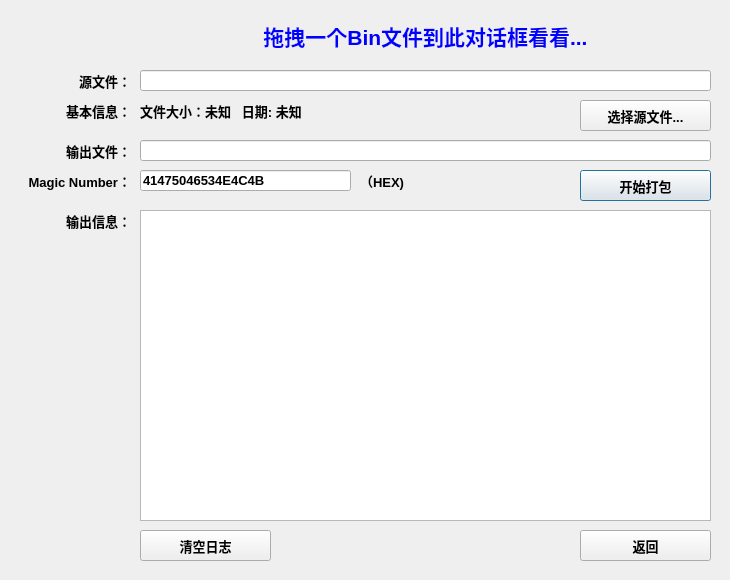
<?xml version="1.0" encoding="UTF-8"?>
<ui version="4.0">
 <class>DialogPackMaker</class>
 <widget class="QDialog" name="DialogPackMaker">
  <property name="geometry">
   <rect>
    <x>0</x>
    <y>0</y>
    <width>730</width>
    <height>580</height>
   </rect>
  </property>
  <property name="font">
   <font>
    <pointsize>10</pointsize>
    <bold>true</bold>
   </font>
  </property>
  <property name="windowTitle">
   <string>Dialog</string>
  </property>
  <widget class="QLabel" name="label">
   <property name="geometry">
    <rect>
     <x>0</x>
     <y>170</y>
     <width>131</width>
     <height>21</height>
    </rect>
   </property>
   <property name="text">
    <string>Magic Number：</string>
   </property>
   <property name="alignment">
    <set>Qt::AlignRight|Qt::AlignTrailing|Qt::AlignVCenter</set>
   </property>
  </widget>
  <widget class="QLineEdit" name="lineEditVersi">
   <property name="geometry">
    <rect>
     <x>140</x>
     <y>170</y>
     <width>211</width>
     <height>21</height>
    </rect>
   </property>
   <property name="text">
    <string>41475046534E4C4B</string>
   </property>
   <property name="readOnly">
    <bool>true</bool>
   </property>
  </widget>
  <widget class="QLabel" name="label_3">
   <property name="geometry">
    <rect>
     <x>50</x>
     <y>70</y>
     <width>81</width>
     <height>21</height>
    </rect>
   </property>
   <property name="text">
    <string>源文件：</string>
   </property>
   <property name="alignment">
    <set>Qt::AlignRight|Qt::AlignTrailing|Qt::AlignVCenter</set>
   </property>
  </widget>
  <widget class="QLabel" name="label_4">
   <property name="geometry">
    <rect>
     <x>50</x>
     <y>140</y>
     <width>81</width>
     <height>21</height>
    </rect>
   </property>
   <property name="text">
    <string>输出文件：</string>
   </property>
   <property name="alignment">
    <set>Qt::AlignRight|Qt::AlignTrailing|Qt::AlignVCenter</set>
   </property>
  </widget>
  <widget class="QLabel" name="label_5">
   <property name="geometry">
    <rect>
     <x>50</x>
     <y>210</y>
     <width>81</width>
     <height>21</height>
    </rect>
   </property>
   <property name="text">
    <string>输出信息：</string>
   </property>
   <property name="alignment">
    <set>Qt::AlignRight|Qt::AlignTrailing|Qt::AlignVCenter</set>
   </property>
  </widget>
  <widget class="QPlainTextEdit" name="plainTextEdit">
   <property name="geometry">
    <rect>
     <x>140</x>
     <y>210</y>
     <width>571</width>
     <height>311</height>
    </rect>
   </property>
  </widget>
  <widget class="QLineEdit" name="lineEditFile1">
   <property name="geometry">
    <rect>
     <x>140</x>
     <y>70</y>
     <width>571</width>
     <height>21</height>
    </rect>
   </property>
  </widget>
  <widget class="QLineEdit" name="lineEditFile2">
   <property name="geometry">
    <rect>
     <x>140</x>
     <y>140</y>
     <width>571</width>
     <height>21</height>
    </rect>
   </property>
  </widget>
  <widget class="QPushButton" name="pushButtonGo">
   <property name="geometry">
    <rect>
     <x>580</x>
     <y>170</y>
     <width>131</width>
     <height>31</height>
    </rect>
   </property>
   <property name="text">
    <string>开始打包</string>
   </property>
  </widget>
  <widget class="QLabel" name="labelSwitch">
   <property name="geometry">
    <rect>
     <x>360</x>
     <y>170</y>
     <width>71</width>
     <height>21</height>
    </rect>
   </property>
   <property name="text">
    <string>（HEX)</string>
   </property>
   <property name="alignment">
    <set>Qt::AlignLeading|Qt::AlignLeft|Qt::AlignVCenter</set>
   </property>
  </widget>
  <widget class="QLabel" name="label_6">
   <property name="geometry">
    <rect>
     <x>50</x>
     <y>100</y>
     <width>81</width>
     <height>21</height>
    </rect>
   </property>
   <property name="text">
    <string>基本信息：</string>
   </property>
   <property name="alignment">
    <set>Qt::AlignRight|Qt::AlignTrailing|Qt::AlignVCenter</set>
   </property>
  </widget>
  <widget class="QLabel" name="labelFileInfo">
   <property name="geometry">
    <rect>
     <x>140</x>
     <y>100</y>
     <width>401</width>
     <height>21</height>
    </rect>
   </property>
   <property name="text">
    <string>文件大小：未知   日期: 未知</string>
   </property>
   <property name="alignment">
    <set>Qt::AlignLeading|Qt::AlignLeft|Qt::AlignVCenter</set>
   </property>
  </widget>
  <widget class="QLabel" name="label_8">
   <property name="geometry">
    <rect>
     <x>140</x>
     <y>20</y>
     <width>571</width>
     <height>31</height>
    </rect>
   </property>
   <property name="font">
    <font>
     <pointsize>16</pointsize>
     <bold>true</bold>
    </font>
   </property>
   <property name="styleSheet">
    <string notr="true">color: rgb(0, 0, 255);</string>
   </property>
   <property name="text">
    <string>拖拽一个Bin文件到此对话框看看...</string>
   </property>
   <property name="alignment">
    <set>Qt::AlignCenter</set>
   </property>
  </widget>
  <widget class="QPushButton" name="pushButtonLoad">
   <property name="geometry">
    <rect>
     <x>580</x>
     <y>100</y>
     <width>131</width>
     <height>31</height>
    </rect>
   </property>
   <property name="text">
    <string>选择源文件...</string>
   </property>
  </widget>
  <widget class="QPushButton" name="pushButtonHide">
   <property name="geometry">
    <rect>
     <x>580</x>
     <y>530</y>
     <width>131</width>
     <height>31</height>
    </rect>
   </property>
   <property name="text">
    <string>返回</string>
   </property>
  </widget>
  <widget class="QPushButton" name="pushButtonClear">
   <property name="geometry">
    <rect>
     <x>140</x>
     <y>530</y>
     <width>131</width>
     <height>31</height>
    </rect>
   </property>
   <property name="text">
    <string>清空日志</string>
   </property>
  </widget>
 </widget>
 <resources/>
 <connections/>
</ui>
